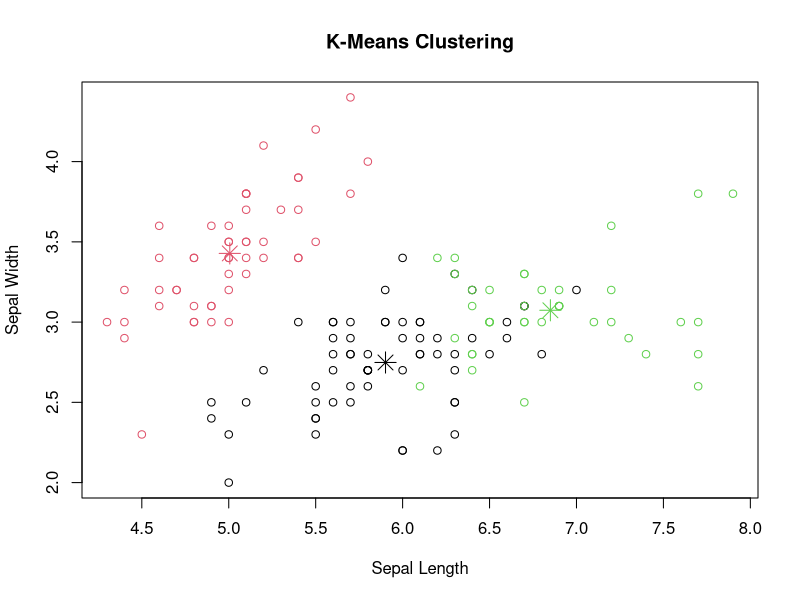

The R script that drew this image:
## ---- chunk 1
# K-Means clustering example using built-in dataset iris
data <- iris[, 1:4]  # Selecting relevant features
kmeans_result <- kmeans(data, centers = 3)  # Clustering into 3 groups

# Display cluster assignments
cat("Cluster Assignments:", kmeans_result$cluster, "\n")

# Display cluster centroids
cat("Cluster Centroids:\n", kmeans_result$centers, "\n")

# Scatter plot with cluster assignments
plot(data[, c(1, 2)], col = kmeans_result$cluster, main = "K-Means Clustering", 
     xlab = "Sepal Length", ylab = "Sepal Width")

# Plotting cluster centroids
points(kmeans_result$centers[, c(1, 2)], col = 1:3, pch = 8, cex = 2)

